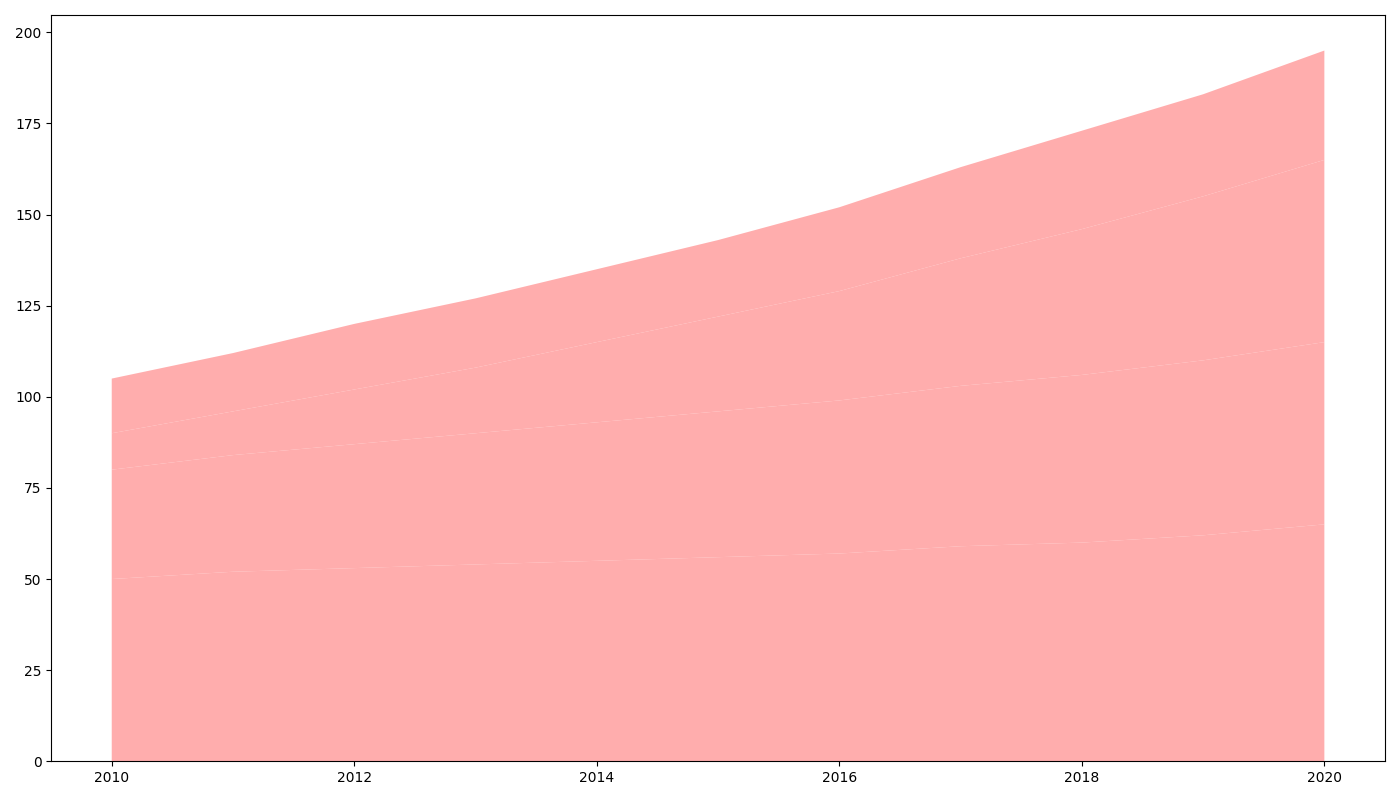

Source code (Python):
import matplotlib.pyplot as plt
import numpy as np

years = np.arange(2010, 2021)
reading = np.array([50, 52, 53, 54, 55, 56, 57, 59, 60, 62, 65])
sports = np.array([30, 32, 34, 36, 38, 40, 42, 44, 46, 48, 50])
traveling = np.array([10, 12, 15, 18, 22, 26, 30, 35, 40, 45, 50])
cooking = np.array([15, 16, 18, 19, 20, 21, 23, 25, 27, 28, 30])

hobbies_data = np.vstack([reading, sports, traveling, cooking])
single_color = '#FF9999'

plt.figure(figsize=(14, 8))
plt.stackplot(years, hobbies_data, colors=[single_color] * hobbies_data.shape[0], alpha=0.8)

plt.tight_layout()
plt.show()
